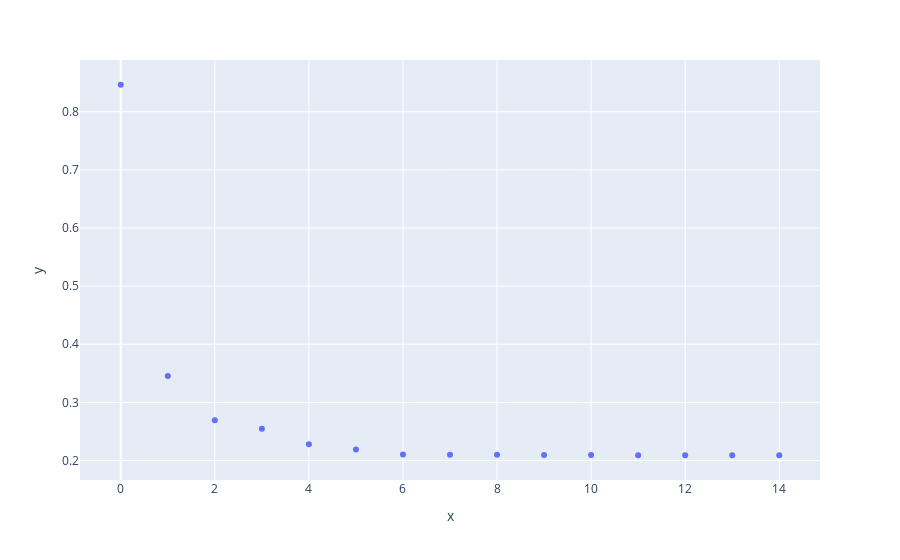

The code cell stored with this chart in its notebook:
### Code cell
px.scatter(
    x = np.arange(0, 15, 1),
    y = losses
)

### Figure 1 — Plotly figure (JSON) as saved in the notebook; plotly's stock layout.template omitted (floating-point values rounded to 4 significant figures)
{"data": [{"hovertemplate": "x=%{x}<br>y=%{y}<extra></extra>", "legendgroup": "", "marker": {"color": "#636efa", "symbol": "circle"}, "mode": "markers", "name": "", "orientation": "v", "showlegend": false, "type": "scatter", "x": [0, 1, 2, 3, 4, 5, 6, 7, 8, 9, 10, 11, 12, 13, 14], "xaxis": "x", "y": [0.8464, 0.3453, 0.2694, 0.2547, 0.2278, 0.2188, 0.2104, 0.2099, 0.2097, 0.2096, 0.2093, 0.209, 0.2091, 0.2091, 0.2091], "yaxis": "y"}], "layout": {"legend": {"tracegroupgap": 0}, "margin": {"t": 60}, "xaxis": {"anchor": "y", "domain": [0, 1], "title": {"text": "x"}}, "yaxis": {"anchor": "x", "domain": [0, 1], "title": {"text": "y"}}}}
